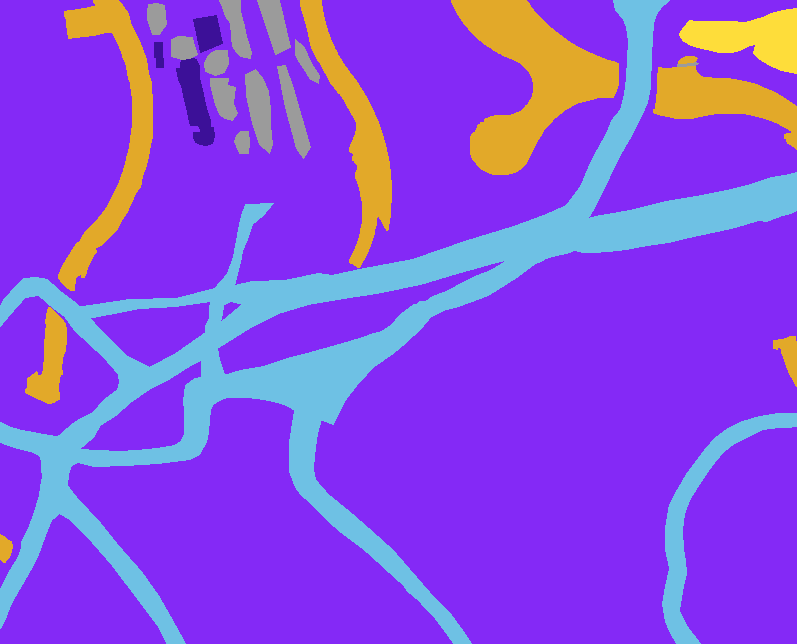
#> input picture 20230215/【D2】迪拜卫星航拍多类别语义分割/【A】数据集预处理/1.png, 797 x 644 px, given in place of 14.jpg, which was not available
$ jupyter execute '【C】探索数据集.ipynb'   (shell and % lines are left out)   (text cells are left out)
#> lines starting #> are read from the running program, lines starting #| are printed output that depends on the picture; pictures that were not available may be replaced by others from this repository, and a replacement may not be noted
[cell 1]
import os
os.chdir('../mmsegmentation')

[cell 2]
os.getcwd()

[cell 3]
import os

import cv2
import numpy as np
from PIL import Image
from tqdm import tqdm

import matplotlib.pyplot as plt

[cell 4]
# 指定单张图像路径
img_path = 'Dubai-dataset/img_dir/train/14.jpg'
mask_path = 'Dubai-dataset/ann_dir/train/14.png'

[cell 5]
Image.open(img_path)

[cell 6]
Image.open(mask_path)

[cell 7]
img = cv2.imread(img_path)
mask = cv2.imread(mask_path)

[cell 8]
img.shape
#> Out = (644, 797, 3)

[cell 9]
mask.shape
#> Out = (644, 797, 3)

[cell 10]
# mask 语义分割标注，与原图大小相同，0 为 背景， 1 为 肾小球
np.unique(mask)
#> Out = [16, 41, 58, 60, 110, 132, 152, 155, 169, 193, 221, 226, 228, 246, 254]

[cell 11]
# 可视化语义分割标注
plt.imshow(mask*50)
plt.show()
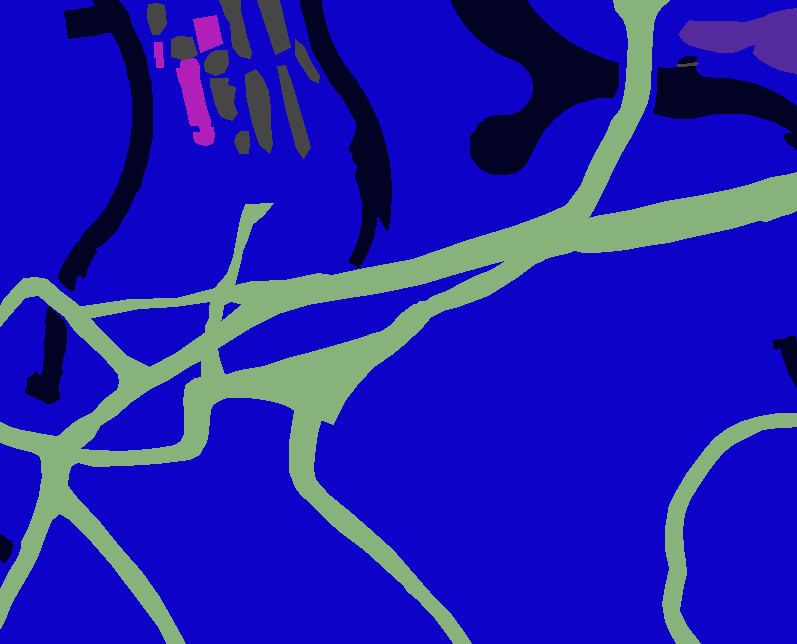
#> shown: shape (644, 797, 3); mean R, G, B 31.3, 28.6, 175

[cell 12]
plt.imshow(img)
plt.imshow(mask*100, alpha=0.4) # alpha 高亮区域透明度，越小越接近原图
plt.axis('off')
plt.show()
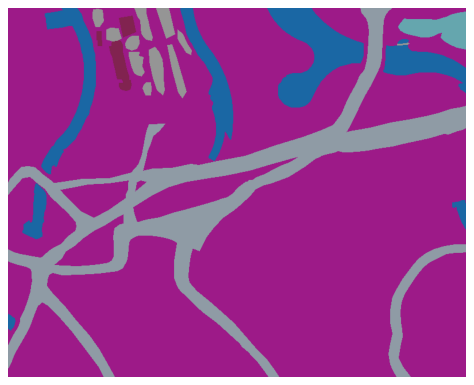
#> figure drawn by matplotlib, 1 panel; B, G, R data is drawn as R, G, B

[cell 13]
# 指定图像和标注路径
PATH_IMAGE = 'Dubai-dataset/img_dir/train'
PATH_MASKS = 'Dubai-dataset/ann_dir/train'

[cell 14]
# n行n列可视化
n = 5

# 标注区域透明度
opacity = 0.8

fig, axes = plt.subplots(nrows=n, ncols=n, sharex=True, figsize=(12,12))

for i, file_name in enumerate(os.listdir(PATH_IMAGE)[:n**2]):

    # 载入图像和标注
    img_path = os.path.join(PATH_IMAGE, file_name)
    mask_path = os.path.join(PATH_MASKS, file_name.split('.')[0]+'.png')
    img = cv2.imread(img_path)
    mask = cv2.imread(mask_path)

    # 可视化
    axes[i//n, i%n].imshow(img)
    axes[i//n, i%n].imshow(mask*50, alpha=opacity)
    axes[i//n, i%n].axis('off') # 关闭坐标轴显示
fig.suptitle('Image and Semantic Label', fontsize=30)
plt.tight_layout()
plt.show()
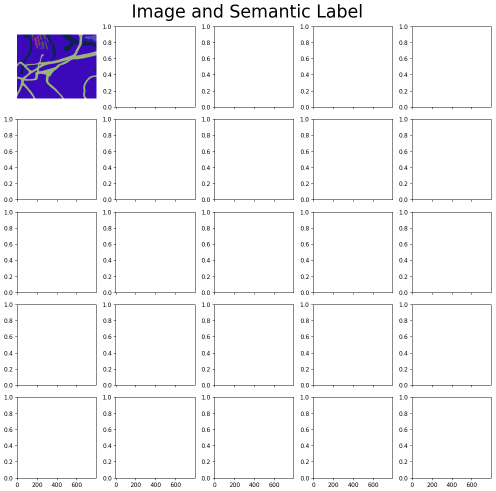
#> figure drawn by matplotlib, 1 panel; B, G, R data is drawn as R, G, B
